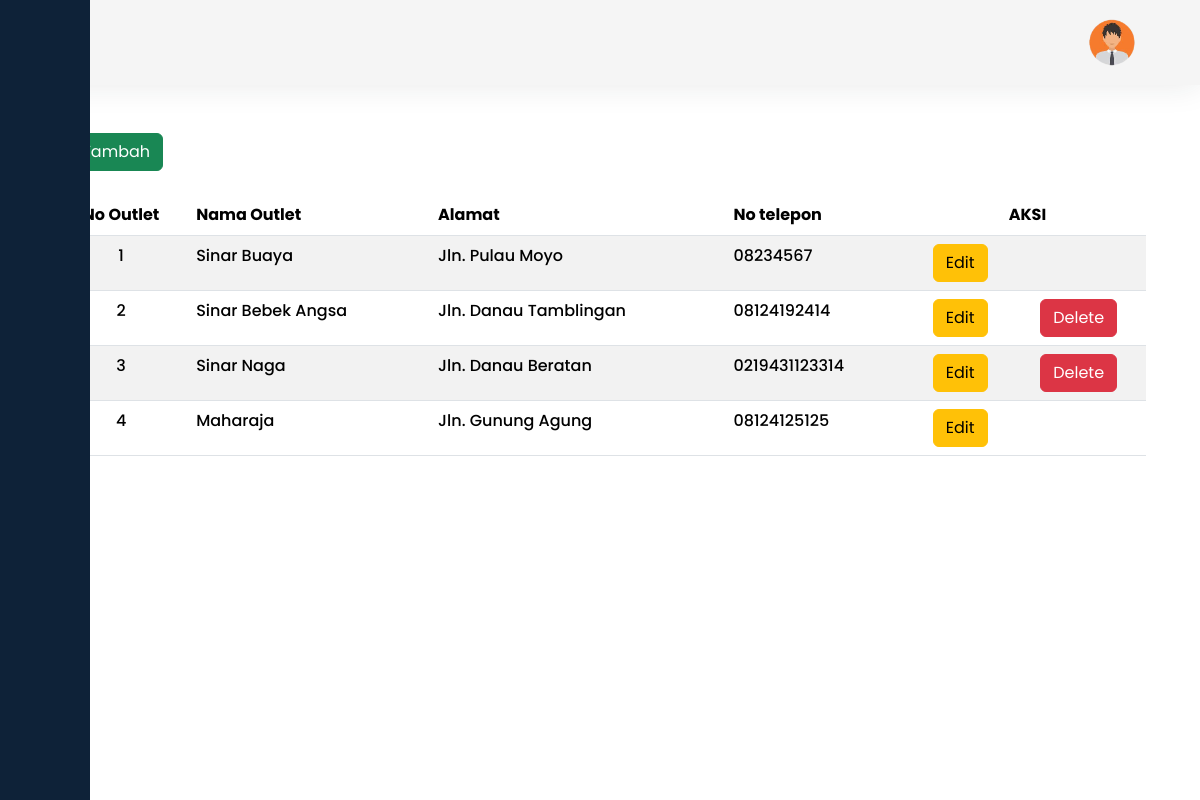
Page /dashboard.php?page=outlet on the committed database.
### tables this page shows
CREATE TABLE `tb_outlet` (
  `id_outlet` int(11) NOT NULL,
  `nama` varchar(100) NOT NULL,
  `alamat` text NOT NULL,
  `tlp` varchar(15) NOT NULL
);

### view/view_outlet.php (the view, shortened to what this page needs)
<body>
  <div class="container d-flex  justify-content-between">
      <a class="btn btn-success my-4" href="dashboard.php?page=tambah_outlet">+ Tambah</a>
  </div>
<div class="container">
    <table class="table table-striped table-hover text-center">
        <thead >
            <tr>
                <th>No Outlet</th>
                <th class="text-start">Nama Outlet</th>
                <th class="text-start">Alamat</th>
                <th class="text-start">No telepon</th>
                <th colspan="2">AKSI</th>
            </tr>
        </thead>
        <tbody >
        <?php
        $no = 1;
        $data = mysqli_query($koneksi, "SELECT * FROM tb_outlet ");
        while($baris = mysqli_fetch_assoc($data)){
        ?>
            <tr>
                <td ><?=$no++?></td>
                <td class="text-start" ><?=$baris['nama']?></td>
                <td class="text-start"><?=$baris['alamat']?></td>
                <td class="text-start"><?=$baris['tlp']?></td>
                <td>  <a class="btn btn-warning" href="dashboard.php?page=edit_outlet&id=<?=$baris['id_outlet']?>">Edit</a></td>
                <?php
                $id = $baris['id_outlet'];
                $sql_delete = mysqli_fetch_row( mysqli_query($koneksi, "SELECT COUNT(*)  as total FROM tb_outlet INNER JOIN tb_user ON tb_outlet.id_outlet = tb_user.id_outlet WHERE tb_outlet.id_outlet='$id'"));
                $sql_delete2 = mysqli_fetch_row( mysqli_query($koneksi,"SELECT COUNT(*)  as total FROM tb_outlet INNER JOIN tb_paket ON tb_outlet.id_outlet = tb_paket.id_outlet WHERE tb_outlet.id_outlet='$id'"));
                $sql_delete3 = mysqli_fetch_row( mysqli_query($koneksi, "SELECT COUNT(*)  as total FROM tb_outlet INNER JOIN tb_transaksi ON tb_outlet.id_outlet = tb_transaksi.id_outlet WHERE tb_outlet.id_outlet='$id'"));
                if($sql_delete[0]=='0' && $sql_delete2[0]=='0' && $sql_delete3[0]=='0'){
                ?>
                <td>
                    <a class="btn btn-danger" onclick="return confirm('Apakah ingin menghapus data')" href="./delete/delete_outlet.php?id_outlet=<?=$baris['id_outlet']?>">Delete</a>
                </td>
            </tr>
            <?php }else{
                echo"<td></td>";
            }
            ?>
        <?php
          }
        ?>
        </tbody>
    </table>
</div>
</body>

### style/style.css (style rules this page uses)
a { text-decoration: none; }
body { font-family: "Poppins", sans-serif; font-weight: 500; font-style: normal; }

### rows in the picture
tb_outlet: nama "Sinar Buaya", alamat "Jln. Pulau Moyo", tlp "08234567"
tb_outlet: nama "Sinar Bebek Angsa", alamat "Jln. Danau Tamblingan", tlp "08124192414"
tb_outlet: nama "Sinar Naga", alamat "Jln. Danau Beratan", tlp "0219431123314"
tb_outlet: nama "Maharaja", alamat "Jln. Gunung Agung", tlp "08124125125"
